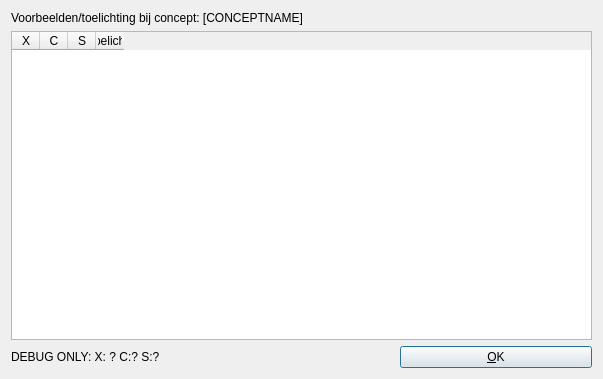
<?xml version="1.0" encoding="UTF-8"?>
<ui version="4.0">
 <class>QtPvdbRateConceptTallyDialog</class>
 <widget class="QDialog" name="QtPvdbRateConceptTallyDialog">
  <property name="geometry">
   <rect>
    <x>0</x>
    <y>0</y>
    <width>603</width>
    <height>379</height>
   </rect>
  </property>
  <property name="windowTitle">
   <string>De relevantie van voorbeelden en relaties</string>
  </property>
  <property name="windowIcon">
   <iconset resource="Brainweaver.qrc">
    <normaloff>:/images/PicArrow14x14.png</normaloff>:/images/PicArrow14x14.png</iconset>
  </property>
  <layout class="QGridLayout" name="gridLayout">
   <item row="0" column="1" colspan="3">
    <widget class="QLabel" name="label_concept_name">
     <property name="text">
      <string>Voorbeelden/toelichting bij concept: [CONCEPTNAME]</string>
     </property>
     <property name="wordWrap">
      <bool>true</bool>
     </property>
    </widget>
   </item>
   <item row="2" column="1" colspan="2">
    <widget class="QLabel" name="label_debug">
     <property name="text">
      <string>DEBUG ONLY: X: ? C:? S:?</string>
     </property>
    </widget>
   </item>
   <item row="1" column="1" colspan="3">
    <widget class="QTableWidget" name="table">
     <attribute name="horizontalHeaderDefaultSectionSize">
      <number>28</number>
     </attribute>
     <column>
      <property name="text">
       <string extracomment="Complexiteit">X</string>
      </property>
      <property name="toolTip">
       <string extracomment="Complexiteit"/>
      </property>
      <property name="whatsThis">
       <string extracomment="Complexiteit"/>
      </property>
     </column>
     <column>
      <property name="text">
       <string extracomment="Concreetheid">C</string>
      </property>
      <property name="toolTip">
       <string extracomment="Concreetheid"/>
      </property>
      <property name="whatsThis">
       <string extracomment="Concreetheid"/>
      </property>
     </column>
     <column>
      <property name="text">
       <string extracomment="Specificiteit">S</string>
      </property>
      <property name="toolTip">
       <string extracomment="Specificiteit"/>
      </property>
      <property name="whatsThis">
       <string extracomment="Specificiteit"/>
      </property>
     </column>
     <column>
      <property name="text">
       <string>Voorbeelden/toelichtingen/relaties</string>
      </property>
     </column>
    </widget>
   </item>
   <item row="2" column="3">
    <widget class="QPushButton" name="button_ok">
     <property name="text">
      <string>&amp;OK</string>
     </property>
    </widget>
   </item>
  </layout>
 </widget>
 <tabstops>
  <tabstop>table</tabstop>
  <tabstop>button_ok</tabstop>
 </tabstops>
 <resources>
  <include location="Brainweaver.qrc"/>
 </resources>
 <connections/>
</ui>
